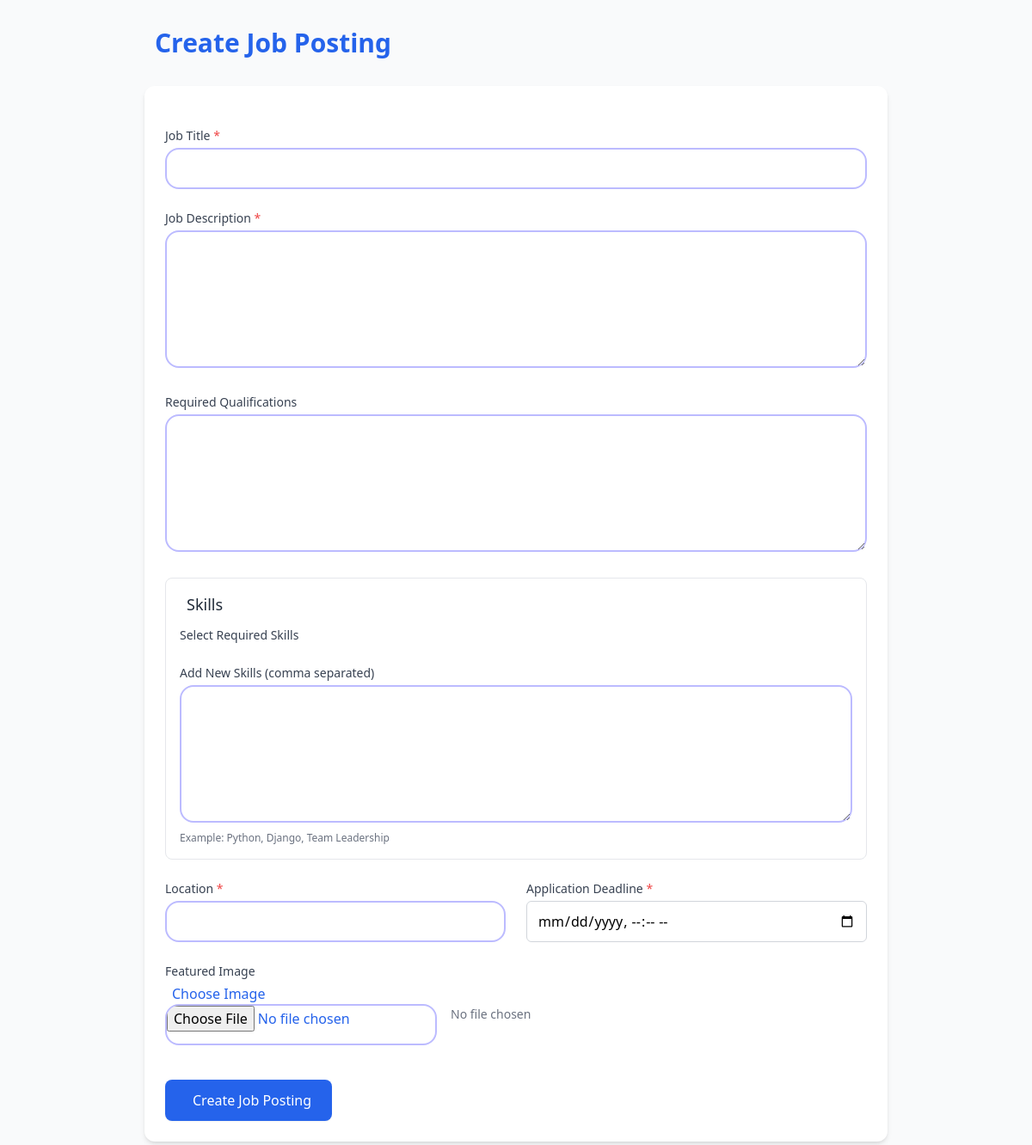
/jobs/1/create/ (signed in), run on an earlier commit of the app's database.
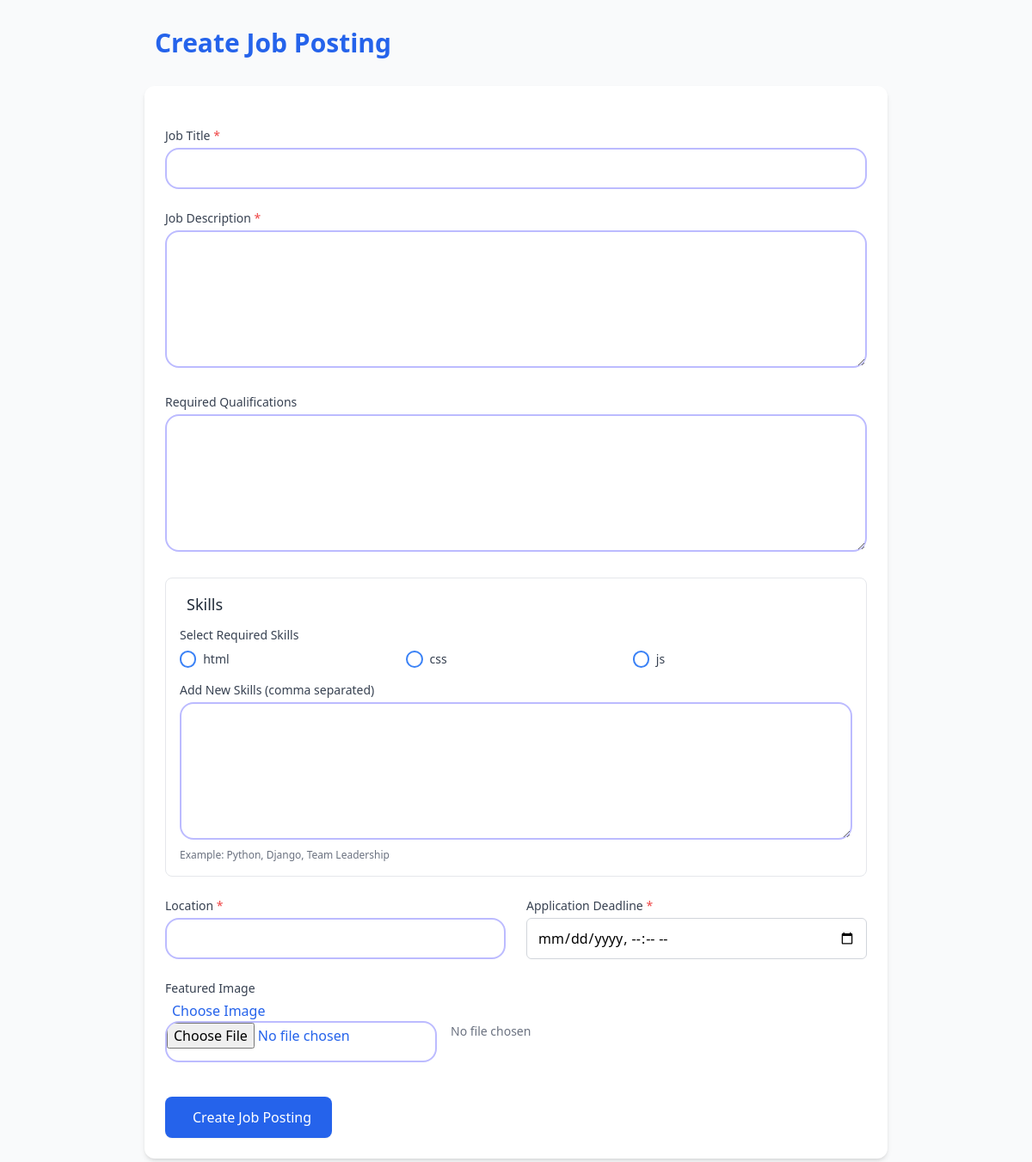
And on a later commit of the database.
### jobs/models.py (models this page shows)
class Skill(models.Model):
    name = models.CharField(max_length=50)
    def __str__(self):
        return self.name

### jobs/views.py (the view)
# urls.py: path('<int:org_id>/create/', views.job_posting_create, name='job_posting_create'),
@login_required
def job_posting_create(request, org_id=None):
    if org_id:
        organization = get_object_or_404(Organization, id=org_id)
        hr_role = OrganizationHR.objects.filter(
            user=request.user,
            organization=organization,
            is_active=True,
            can_post_jobs=True
        ).first()
        if not hr_role and request.user != organization.user:
            return redirect('index_dashboard')
    else:
        try:
            organization = request.user.organization
        except Organization.DoesNotExist:
            return redirect('index_dashboard')
    if request.method == 'POST':
        form = JobPostingForm(request.POST, request.FILES)
        if form.is_valid():
            job_posting = form.save(commit=False)
            job_posting.organization = organization
            job_posting.posted_by = request.user  # Track which HR created this
            job_posting.save()
            form.save_m2m()
            new_skills = form.cleaned_data['new_skills']
            if new_skills:
                for skill_name in [s.strip() for s in new_skills.split(',')]:
                    skill, _ = Skill.objects.get_or_create(name=skill_name)
                    job_posting.required_skills.add(skill)
            required_skills_ids = job_posting.required_skills.values_list('id', flat=True)
            users = Profile.objects.filter(skills__id__in=required_skills_ids).distinct()
            for profile in users:
                matching_skills = profile.skills.filter(id__in=required_skills_ids)
                skill_names = ", ".join([skill.name for skill in matching_skills])
                Notification.objects.create(
                    user=profile.user,
                    message=f"A new job posting matches your skills: {job_posting.title}. Matching skills: {skill_names}."
                )
            return redirect('organization_dashboard_specific', org_id=organization.id)
    else:
        form = JobPostingForm()
    return render(request, 'jobs/job_posting_create.html', {
        'form': form,
        'organization': organization
    })

### jobs/forms.py
class JobPostingForm(forms.ModelForm):
    application_deadline = forms.DateTimeField(
        widget=forms.DateTimeInput(attrs={'type': 'datetime-local'}),
        input_formats=['%Y-%m-%dT%H:%M'],
    )
    required_skills = forms.ModelMultipleChoiceField(queryset=Skill.objects.all(), widget=forms.CheckboxSelectMultiple, required=False)
    new_skills = forms.CharField(widget=forms.Textarea, required=False, help_text="Enter new skills separated by commas")
    class Meta:
        model = JobPosting
        fields = ['title', 'description', 'required_qualifications', 'required_skills', 'new_skills', 'location', 'application_deadline', 'job_post_image']

### jobs/templates/jobs/job_posting_create.html (shortened to what the changed rows need)
{% load static %}
<!DOCTYPE html>
<html lang="en">
<head>
    <script src="https://cdn.tailwindcss.com"></script>
    <link href="https://cdn.jsdelivr.net/npm/remixicon@3.5.0/fonts/remixicon.css" rel="stylesheet">
</head>
<body class="bg-gray-50 min-h-screen">
    <div class="max-w-4xl mx-auto px-4 py-8">
        <div class="flex justify-between items-center mb-8">
            <h1 class="text-3xl font-bold text-blue-600 flex items-center">
                Create Job Posting
            </h1>
        </div>
        <div class="bg-white rounded-xl shadow-md overflow-hidden p-6">
            <form method="post" enctype="multipart/form-data" class="space-y-6">
                <div class="border border-gray-200 rounded-lg p-4">
                    <div class="mb-4">
                        <div class="checkbox-grid">
                            {% for skill in form.required_skills %}
                            <div class="checkbox-item">
                                {{ skill.tag }}
                                <label for="{{ skill.id_for_label }}" class="ml-2 text-sm text-gray-700">
                                    {{ skill.choice_label }}
                                </label>
                            </div>
                            {% endfor %}
                        </div>
                    </div>
                </div>
            </form>
        </div>
    </div>
</body>
</html>

What changed in the data, as far as the page shows it:
added Skill: choice_label "html"
added Skill: choice_label "css"
added Skill: choice_label "js"
